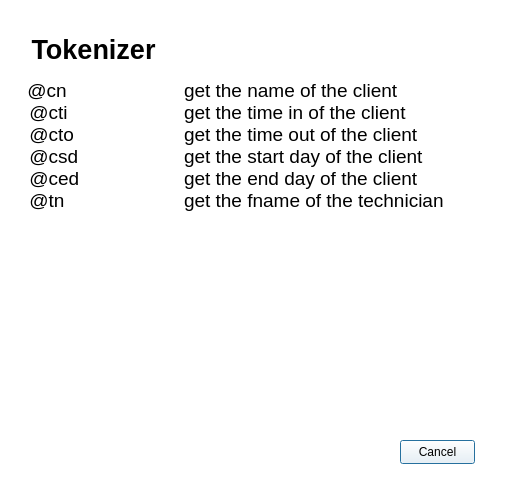
<?xml version="1.0" encoding="UTF-8"?>
<ui version="4.0">
 <class>Dialog</class>
 <widget class="QDialog" name="Dialog">
  <property name="geometry">
   <rect>
    <x>0</x>
    <y>0</y>
    <width>525</width>
    <height>487</height>
   </rect>
  </property>
  <property name="windowTitle">
   <string>Dialog</string>
  </property>
  <property name="styleSheet">
   <string notr="true">background-color: white;
</string>
  </property>
  <widget class="QTextBrowser" name="textBrowser">
   <property name="geometry">
    <rect>
     <x>20</x>
     <y>30</y>
     <width>481</width>
     <height>381</height>
    </rect>
   </property>
   <property name="styleSheet">
    <string notr="true">border: none;</string>
   </property>
   <property name="html">
    <string>&lt;!DOCTYPE HTML PUBLIC &quot;-//W3C//DTD HTML 4.0//EN&quot; &quot;http://www.w3.org/TR/REC-html40/strict.dtd&quot;&gt;
&lt;html&gt;&lt;head&gt;&lt;meta name=&quot;qrichtext&quot; content=&quot;1&quot; /&gt;&lt;meta charset=&quot;utf-8&quot; /&gt;&lt;style type=&quot;text/css&quot;&gt;
p, li { white-space: pre-wrap; }
hr { height: 1px; border-width: 0; }
li.unchecked::marker { content: &quot;\2610&quot;; }
li.checked::marker { content: &quot;\2612&quot;; }
&lt;/style&gt;&lt;/head&gt;&lt;body style=&quot; font-family:'Segoe UI'; font-size:9pt; font-weight:400; font-style:normal;&quot;&gt;
&lt;p style=&quot; margin-top:0px; margin-bottom:0px; margin-left:0px; margin-right:0px; -qt-block-indent:0; text-indent:0px;&quot;&gt;&lt;span style=&quot; font-size:20pt; font-weight:700;&quot;&gt; Tokenizer&lt;/span&gt;&lt;/p&gt;
&lt;p style=&quot; margin-top:0px; margin-bottom:0px; margin-left:0px; margin-right:0px; -qt-block-indent:0; text-indent:0px;&quot;&gt;&lt;br /&gt; &lt;span style=&quot; font-size:14pt;&quot;&gt;@cn		get the name of the client&lt;br /&gt; @cti		get the time in of the client&lt;br /&gt; @cto 		get the time out of the client&lt;br /&gt; @csd		get the start day of the client&lt;br /&gt; @ced		get the end day of the client&lt;br /&gt; @tn 		get the fname of the technician&lt;/span&gt;&lt;/p&gt;&lt;/body&gt;&lt;/html&gt;</string>
   </property>
  </widget>
  <widget class="QPushButton" name="pushButton">
   <property name="geometry">
    <rect>
     <x>400</x>
     <y>440</y>
     <width>75</width>
     <height>24</height>
    </rect>
   </property>
   <property name="text">
    <string>Cancel</string>
   </property>
  </widget>
 </widget>
 <resources/>
 <connections/>
</ui>
